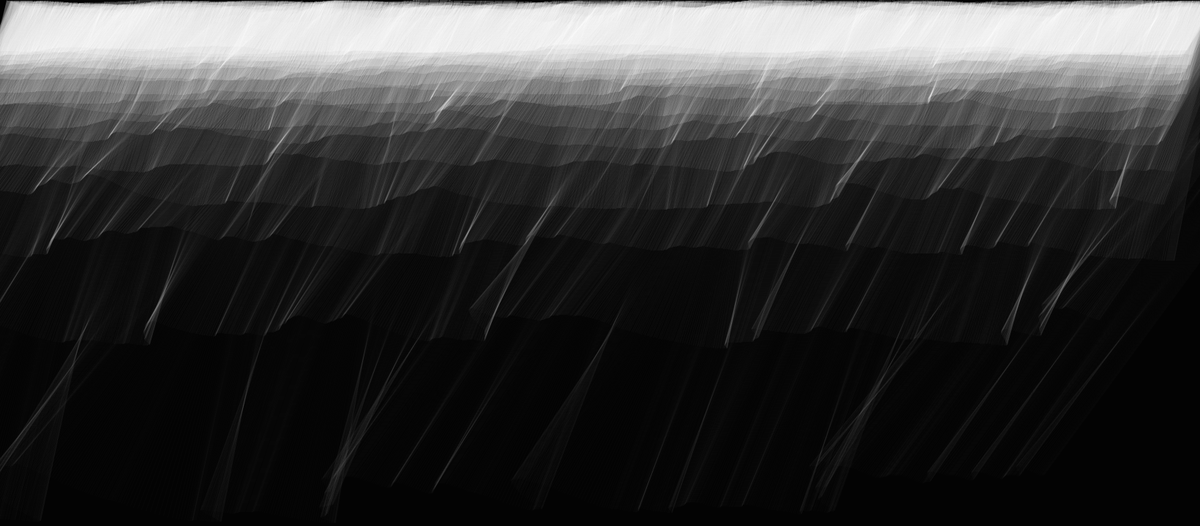
Frame 1 (no input)
Frame 2 (the mouse pressed at the canvas centre, redrawn once): identical to frame 1, image omitted

The Processing sketch that drew this single still picture (run headless with seeded random() and noise(); the mouse was pressed at the canvas centre and the sketch redrawn once):

// Processing sketch: patternBeta
// ── patternBeta.pde

int DETAIL = 20;

void setup(){
  size(1640,720);
  noiseSeed(26);
}


void draw(){
  background(3);
  int skip = 1;
  for(int detail = 0; detail < DETAIL; detail++){
  stroke(255,detail*3);
  for(int i = 0 ; i < width; i+=skip){
    float n1 = noise(radians(i*10.0)/20.0,detail);
    float x = map(i,0,width,0,width);
    float y = height/(detail+1.0);
    pushMatrix();
    translate(x,y);
    rotate(n1);
    line(0,-y,0,y);
    popMatrix();
  }
  }
  save("background.png");
  noLoop();
}
